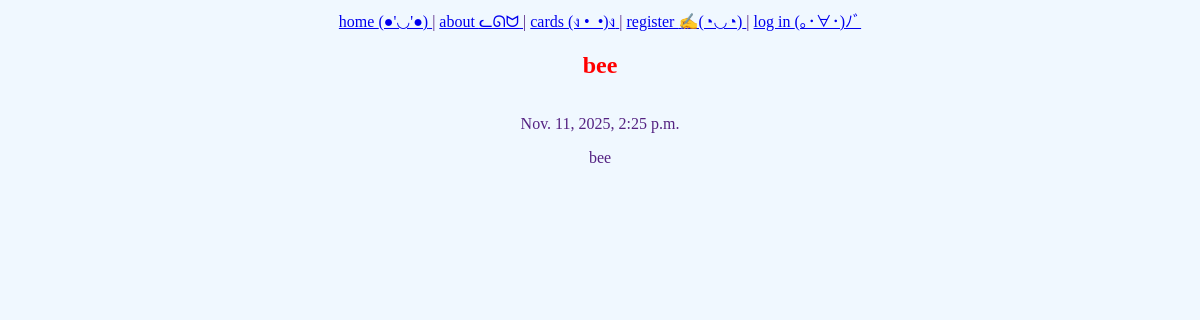
Screenshot of /cards/bee-card with the database file from the repository.
### cards/models.py (models this page shows, shortened)
class Cards(models.Model):
    title = models.CharField(max_length=75)
    body = models.TextField()
    slug = models.SlugField()
    date = models.DateTimeField(auto_now_add=True)
    banner = models.ImageField(default='fallback.png', blank=True)
    author = models.ForeignKey(User, on_delete=models.CASCADE, default=None)

### cards/views.py (the view)
# urls.py: path('<slug:slug>', views.card_page, name="page"),
def card_page(request, slug):
    card = Cards.objects.get(slug=slug)
    return render(request, 'cards/card_page.html', {'card': card})

### cards/templates/cards/card_page.html (shortened to what this page needs)
{% extends 'layout.html' %}
{% block content %}
    <section>
        <h1> {{ card.title }} </h1>
        <p>{{ card.date }}</p>
        <p>{{ card.body }}</p>
    </section>
{% endblock %}

### static/css/style.css (style rules this page uses)
h1 { font-family: "retro"; color: red; }
body { text-align: center; font-family: "retro"; background: aliceblue; color: rgb(84, 34, 130); }

### rows the page displays
Cards: title "bee", date "Nov. 11, 2025, 2:25 p.m.", body "bee"
